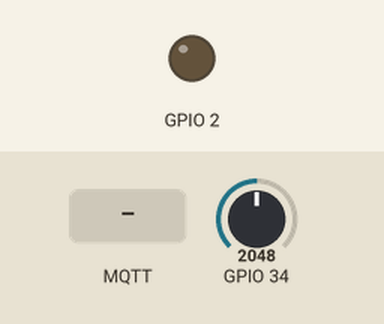
Simulated run of this sketch. Board: ESP32. Parts: output pins drawn as LEDs (lit = HIGH). The inputs (shaded band) are chosen by the test bench; at power-on: GPIO 34 = 2048. WiFi joins after 1.5 s; servers stay silent unless stated; no MQTT or app messages arrive unless stated; what the sketch prints to the serial monitor is not drawn.

Above: at 2.7 s.
2.8 s: MQTT message "a" arrives on the first subscribed topic
At 4.1 s:
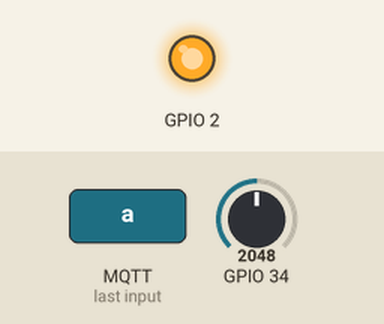
4.5 s: MQTT message "b" arrives on the first subscribed topic
At 5.4 s:
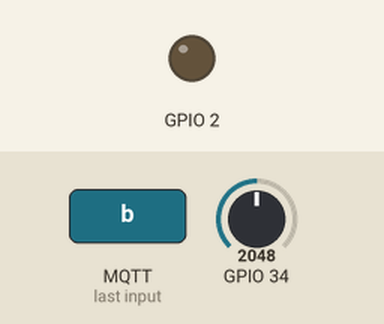
Timing chart, 0 to 7.5 s (numbered marks = the images above; inputs shaded):
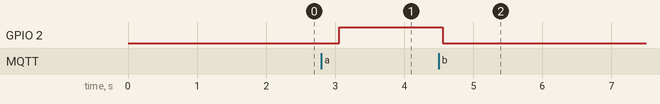

The sketch:

P1_MQTT_PLANTILLA.ino
```cpp
#include <WiFi.h>
#include <PubSubClient.h>

WiFiClient espClient;
PubSubClient client(espClient);
char msg[10];

void setup() {
  setup_wifi();
  client.setServer("192.168.1.21", 1883); //Conexion a servidor por puerto 1883 de mosquitto
  client.setCallback(callback); //Funcion de conversion
  pinMode(2,OUTPUT);
}

void loop() {
  if(!client.connected()){
    reconnect();
    }
  client.loop(); //Funcion necesaria para que se mantenga conectado con el subscriptor
  int pot = analogRead(34); // Opcional pulsador para que envie solo cuando lo presionamos
  Serial.println(pot);
  snprintf(msg,10,"%d",pot); //conversion a string
  client.publish ("canal1", msg);
  delay(500);

}

// Funcion de conexion a WIFI
void setup_wifi(){
  Serial.begin(9600); // Activa puerto serial
  WiFi.begin("MOVISTAR_8D46", "10e66R15t46");// Conexion a modem
  while(WiFi.status()!= WL_CONNECTED ){ // Mientras este desconectado imprime lo siguiente.
    delay(300);
    Serial.print(".");
    }
  Serial.println(WiFi.localIP());// Imprime el IP del modem conectado
  }

// Funcion de reconexion de Wifi y subscripcion de cliente
void reconnect(){
  if(client.connect("ESP_DevPE")){//Metodo para verificar conexion. El if acepta TRUE
    Serial.println("Conexion exitosa");}
    client.subscribe("canal2");//Metodo para subscribcion con topico de parametro
  }

// Funcion de recepcion de datos de subscritor
void callback(char* topic, byte* payload, unsigned int length){
  payload[length]= '\0'; // Elimina los demas parametros
  String dato = String((char*)payload); // Almacena el dato enviado por el subscriptor
  Serial.println(dato);
  if (dato == "a"){
    digitalWrite(2,HIGH);
    }
  if (dato == "b"){
    digitalWrite(2,LOW);
    }
  Serial.println(dato);
  }
```

Measured:
- after the input at 2.8 s, GPIO 2: LOW → HIGH after 0.26 s
- after the input at 4.5 s, GPIO 2: HIGH → LOW after 0.06 s
